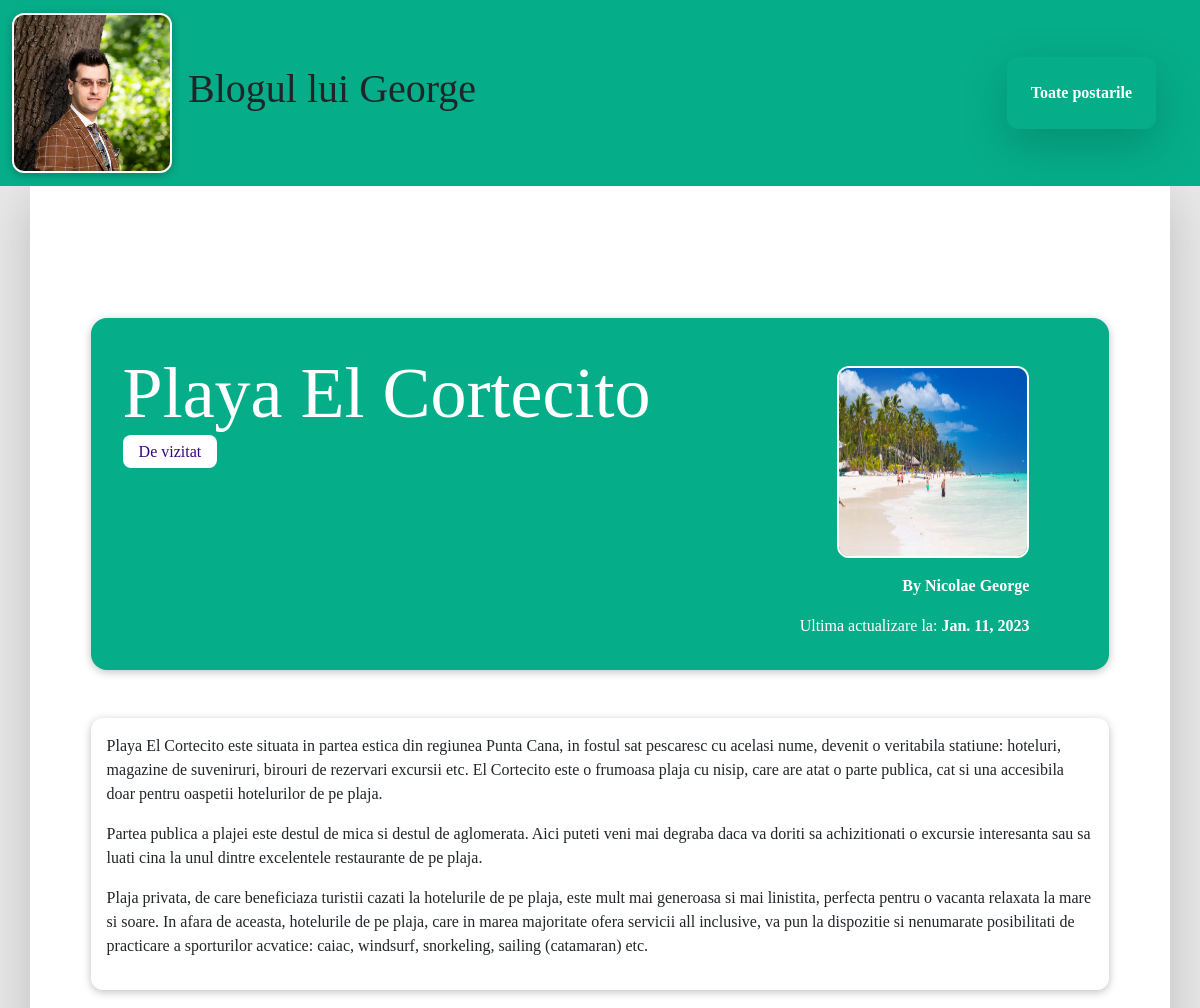
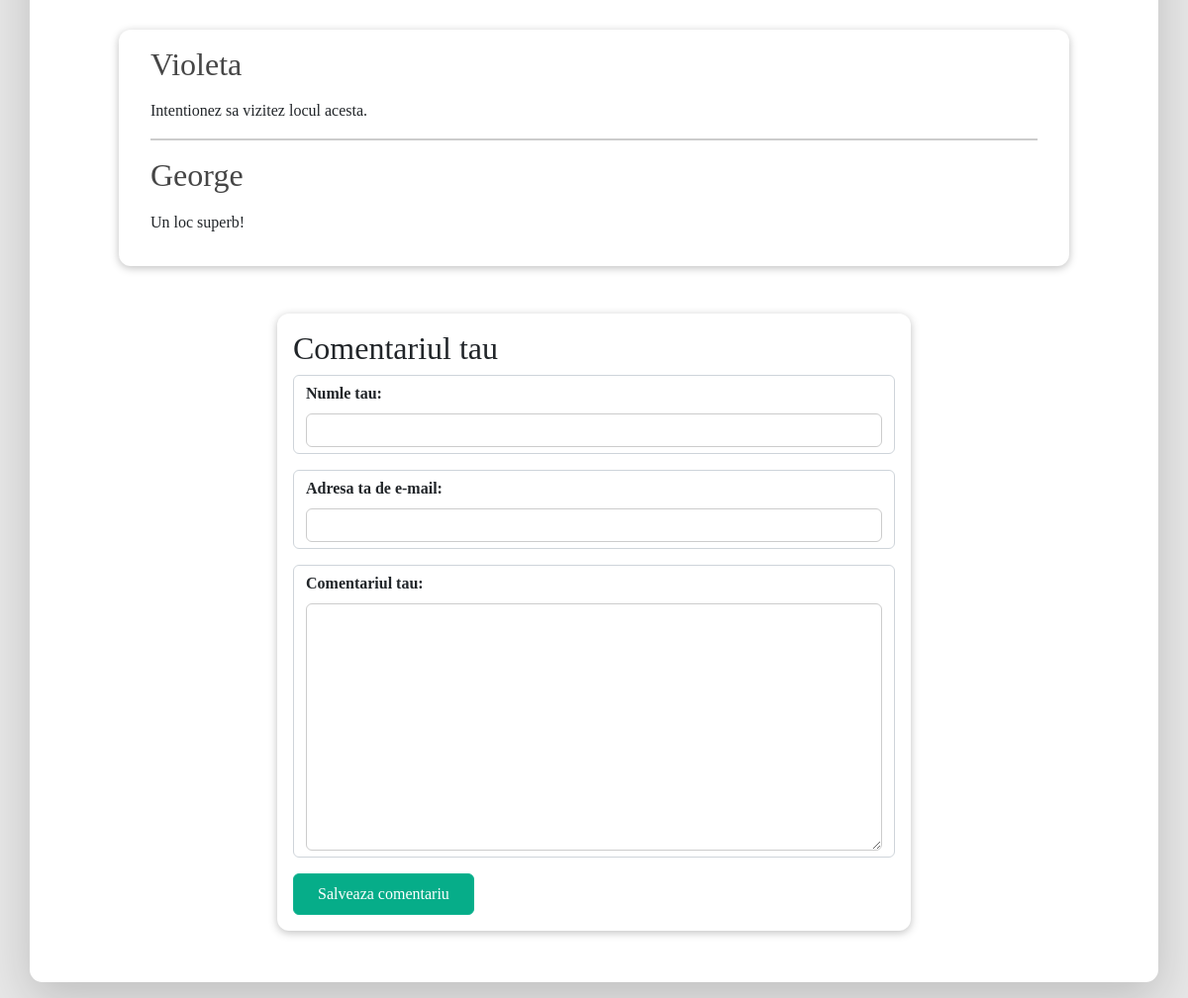
/posts/playa-el-cortecito-din-punta-cana, run on the app's committed database (2 pictures, top to bottom).
### blog/models.py (models this page shows, shortened)
class Post(models.Model):
    title = models.CharField(max_length=150)
    excerpt = models.CharField(max_length=200)
    image = models.ImageField(upload_to='posts', null=True)
    date = models.DateField(auto_now=True)
    slug = models.SlugField(unique=True, db_index=True)
    content = models.TextField(validators=[MinLengthValidator(10)])
    author = models.ForeignKey(Author, on_delete=models.SET_NULL, null= True, related_name='post')
    tags = models.ManyToManyField(Tag)

class Tag(models.Model):
    caption = models.CharField(max_length=20)

class Author(models.Model):
    first_name=models.CharField(max_length=100)
    last_name=models.CharField(max_length=100)
    email_address = models.EmailField()
    def __str__(self):
        return f'{self.first_name} {self.last_name}'

class Comment(models.Model):
    user_name = models.CharField(max_length=120)
    user_email = models.EmailField()
    text = models.TextField(max_length=400)
    post = models.ForeignKey(
        Post, on_delete=models.CASCADE, related_name='comments')

### blog/views.py (the view, shortened to what this page needs)
# urls.py: path('posts/<slug:slug>',views.SinglePostView.as_view(),
class SinglePostView(View):
    def get(self,request, slug):
        post = Post.objects.get(slug=slug)
        context = {
            'post':post,
            'post_tags':post.tags.all(),
            'comment_form':CommentForm(),
            'comments':post.comments.all().order_by('-id')
        }
        return render(request, 'blog/post-detail.html',context)

### blog/forms.py
class CommentForm(forms.ModelForm):
    class Meta:
        model = Comment
        exclude = ['post']
        labels = {
            'user_name':'Numle tau',
            'user_email':'Adresa ta de e-mail',
            'text': 'Comentariul tau'
        }

### blog/templates/blog/post-detail.html (shortened to what this page needs)
{% extends 'base.html' %}
{% load static %}
{% block content %}
    <section id="summary">
        <h2>{{ post.title }}</h2>
        <div>
            {% for tag in post_tags %}
                <span class="tag">{{ tag.caption }}</span>
            {% endfor %}
        </div>
        <article>
            <img src="{{ post.image.url }}" alt="Post Title">
            <address>By <a href="mailto:{{post.author.email_address}}">{{ post.author }}</a></address>
            <div>
                Ultima actualizare la: <time>{{ post.date }}</time>
            </div>
        </article>
    </section>
    <main>
        {{ post.content|linebreaks }}
    </main>
    <section id="comments">
        <ul>
            {% for comment in comments %}
                <li>
                    <h2>{{ comment.user_name }}</h2>
                    <p>{{ comment.text|linebreaks }}</p>
                </li>
            {% endfor %}
        </ul>
    </section>
    <section id="comment-form">
        <h2>Comentariul tau</h2>
        <form action="{% url "post-detail-page" post.slug %}" method="POST">
            {% for form_field in comment_form %}
                <div class="form-control">
                    {{ form_field.label_tag }}
                    {{ form_field }}
                </div>
            {% endfor %}
            <button>Salveaza comentariu</button>
        </form>
    </section>
{% endblock  %}

### templates/base.html (shortened to what this page needs)
{% load static %}
<!DOCTYPE html>
<html lang="en">
<head>
    <link href="https://cdn.jsdelivr.net/npm/bootstrap@5.2.3/dist/css/bootstrap.min.css" rel="stylesheet">
    <link rel="stylesheet" href="{% static "style.css" %}">
</head>
<body>
    <nav class="navbar navbar-expand-lg">
        <div class="container-fluid">
          <a class="navbar-brand" href="{% url 'starting-page' %}"><img src="{% static "blog/images/me.jpg" %}" alt="George - The blog"></a>
          <h1 class="me-auto">Blogul lui George</h1>
          <a class="shadow-lg a-post" href="{% url 'posts-page' %}">Toate postarile</a>
        </div>
      </nav>
    <div class="container shadow-lg p-1 mb-3 bg-body">
        {% block content %}
        {% endblock  %}
    </div>
</body>
</html>

### static/style.css (style rules this page uses)
* { font-family: 'Times New Roman', Times, serif; }
.container { border-bottom-left-radius: 0.8rem; border-bottom-right-radius: 0.8rem; }
.navbar { background-color: #06ad89; }
.a-post { background-color: #06ad89; text-decoration: none; color: white; padding: 1.5rem; margin-right: 2rem; font-weight: bold; border-radius: 0.7rem; }
.navbar img { width: 10rem; height: 10rem; object-fit: cover; object-position: top; border: 2px solid white; border-radius: 12px; background-color: #ffe1bf; box-shadow: 0 2px 8px rgba(0, 0, 0, 0.25); }
body { background-color: #e7e7e7; }
ul { list-style: none; }
#summary { margin: 8rem auto 3rem auto; padding: 2rem; width: 90%; max-width: 90rem; border-radius: 16px; background-color: #06ad89;; position: relative; box-shadow: 0 2px 8px rgba(0, 0, 0, 0.25); height: 22rem; }
#summary h2 { color: white; font-size: 4.5rem; margin-bottom: 0.25rem; }
#summary article { position: absolute; top: 2rem; right: 3rem; padding: 1rem 2rem; border-radius: 12px; text-align: right; color: white; }
#summary article img { width: 12rem; height: 12rem; border-radius: 12px; border: 2px solid white; margin-bottom: 1rem; }
#summary address { font-weight: bold; }
#summary a { color: white; text-decoration: none; }
#summary time { font-weight: bold; }
main { width: 90%; max-width: 90rem; margin: 3rem auto; background-color: white; padding: 1rem; border-radius: 12px; box-shadow: 0 2px 8px rgba(0, 0, 0, 0.25); }
.tag { background-color: white; color: #390281; padding: 0.5rem 1rem; border-radius: 8px; }
#comment-form { margin: 3rem auto; width: 90%; max-width: 40rem; border-radius: 12px; background-color: white; box-shadow: 0 2px 8px rgba(0, 0, 0, 0.25); padding: 1rem; }
#comment-form button { font: inherit; background-color:#06ad89; color: white; border: 1px solid #11b491; padding: 0.5rem 1.5rem; border-radius: 6px; cursor: pointer; }
.form-control { margin-bottom: 1rem; }
.form-control label { font-weight: bold; margin-bottom: 0.5rem; display: block; }
.form-control input, .form-control textarea { display: block; width: 100%; font: inherit; padding: 0.25rem; border-radius: 6px; border: 1px solid #ccc; }
#comments { margin: 3rem auto; width: 90%; max-width: 60rem; border-radius: 12px; background-color: white; box-shadow: 0 2px 8px rgba(0, 0, 0, 0.25); padding: 1rem 2rem; }
#comments ul { list-style: none; margin: 0; padding: 0; }
#comments li { margin-bottom: 1rem; border-bottom: 2px solid #ccc; }
#comments li:last-of-type { border-bottom: none; }
#comments h2 { color: #464646; }

### data on the page
Post: title "Playa El Cortecito", image (picture), author "Nicolae George", date "Jan. 11, 2023", content "Playa El Cortecito este situata in partea estica din regiunea Punta Cana, in fostul sat pescaresc cu acelasi nume, devenit o veritabila statiune: hoteluri, magazine de suveniruri, birouri de rezervari excursii etc. El Cortecito este o frumoasa plaja cu nisip, care are atat o parte publica, cat si una accesibila doar pentru oaspetii hotelurilor de pe plaja. Partea publica a plajei este destul de mica si destul de aglomerata. Aici puteti veni mai degraba daca va doriti sa achizitionati o excursie interesanta sau sa luati cina la unul dintre excelentele restaurante de pe plaja. Plaja privata, de care beneficiaza turistii cazati la hotelurile de pe plaja, este mult mai generoasa si mai…"
Tag: caption "De vizitat"
Comment: user_name "Violeta", text "Intentionez sa vizitez locul acesta."
Comment: user_name "George", text "Un loc superb!"
